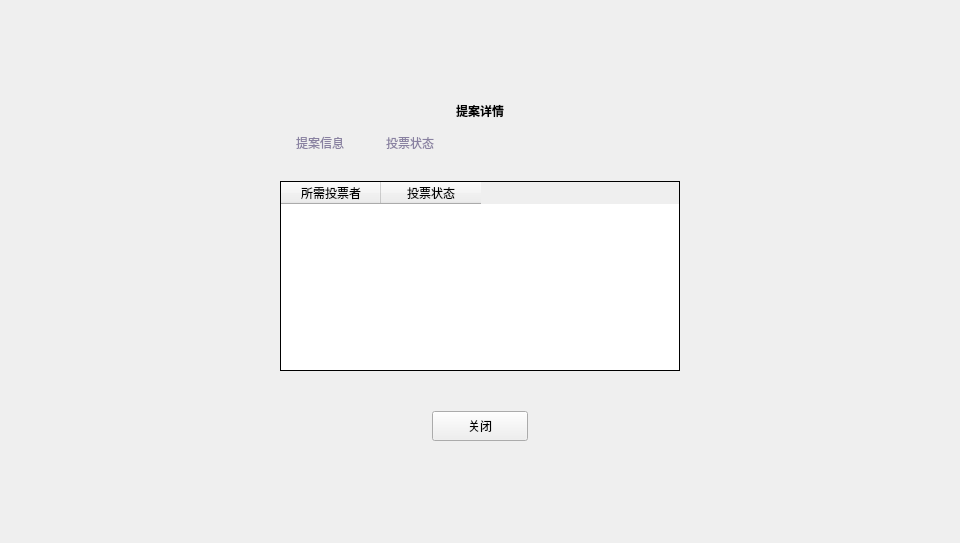
<?xml version="1.0" encoding="UTF-8"?>
<ui version="4.0">
 <class>ProposalDetailDialog</class>
 <widget class="QDialog" name="ProposalDetailDialog">
  <property name="geometry">
   <rect>
    <x>0</x>
    <y>0</y>
    <width>960</width>
    <height>543</height>
   </rect>
  </property>
  <property name="windowTitle">
   <string>Dialog</string>
  </property>
  <widget class="QWidget" name="widget" native="true">
   <property name="geometry">
    <rect>
     <x>0</x>
     <y>0</y>
     <width>960</width>
     <height>543</height>
    </rect>
   </property>
   <property name="font">
    <font>
     <family>Microsoft YaHei UI Light</family>
     <weight>75</weight>
     <bold>true</bold>
    </font>
   </property>
   <widget class="QWidget" name="containerWidget" native="true">
    <property name="geometry">
     <rect>
      <x>250</x>
      <y>81</y>
      <width>460</width>
      <height>380</height>
     </rect>
    </property>
    <property name="font">
     <font>
      <family>微软雅黑</family>
      <weight>50</weight>
      <bold>false</bold>
     </font>
    </property>
    <property name="styleSheet">
     <string notr="true"/>
    </property>
    <widget class="QToolButton" name="closeBtn">
     <property name="geometry">
      <rect>
       <x>182</x>
       <y>330</y>
       <width>96</width>
       <height>30</height>
      </rect>
     </property>
     <property name="font">
      <font>
       <family>Microsoft YaHei UI Light</family>
       <weight>50</weight>
       <bold>false</bold>
      </font>
     </property>
     <property name="cursor">
      <cursorShape>PointingHandCursor</cursorShape>
     </property>
     <property name="styleSheet">
      <string notr="true"/>
     </property>
     <property name="text">
      <string>关闭</string>
     </property>
    </widget>
    <widget class="QLabel" name="label">
     <property name="geometry">
      <rect>
       <x>130</x>
       <y>20</y>
       <width>200</width>
       <height>20</height>
      </rect>
     </property>
     <property name="font">
      <font>
       <weight>75</weight>
       <bold>true</bold>
      </font>
     </property>
     <property name="text">
      <string>提案详情</string>
     </property>
     <property name="alignment">
      <set>Qt::AlignCenter</set>
     </property>
    </widget>
    <widget class="QToolButton" name="infoBtn">
     <property name="geometry">
      <rect>
       <x>30</x>
       <y>50</y>
       <width>80</width>
       <height>24</height>
      </rect>
     </property>
     <property name="cursor">
      <cursorShape>PointingHandCursor</cursorShape>
     </property>
     <property name="styleSheet">
      <string notr="true">QToolButton{font:10px &quot;微软雅黑&quot;;background:transparent;border:none;color: rgb(137,129,161);} 
QToolButton::checked{color:rgb(84,61,137);border-bottom:2px solid rgb(84,61,137);}</string>
     </property>
     <property name="text">
      <string>提案信息</string>
     </property>
    </widget>
    <widget class="QToolButton" name="voteStateBtn">
     <property name="geometry">
      <rect>
       <x>120</x>
       <y>50</y>
       <width>80</width>
       <height>24</height>
      </rect>
     </property>
     <property name="cursor">
      <cursorShape>PointingHandCursor</cursorShape>
     </property>
     <property name="styleSheet">
      <string notr="true">QToolButton{font:10px &quot;微软雅黑&quot;;background:transparent;border:none;color: rgb(137,129,161);} 
QToolButton::checked{color:rgb(84,61,137);border-bottom:2px solid rgb(84,61,137);}</string>
     </property>
     <property name="text">
      <string>投票状态</string>
     </property>
    </widget>
    <widget class="QStackedWidget" name="stackedWidget">
     <property name="geometry">
      <rect>
       <x>0</x>
       <y>90</y>
       <width>460</width>
       <height>220</height>
      </rect>
     </property>
     <property name="styleSheet">
      <string notr="true"/>
     </property>
     <property name="currentIndex">
      <number>1</number>
     </property>
     <widget class="QWidget" name="page">
      <property name="styleSheet">
       <string notr="true">QLabel{font:  12px &quot;微软雅黑&quot;;color: rgb(51, 51, 51);}

</string>
      </property>
      <widget class="QLabel" name="label_2">
       <property name="geometry">
        <rect>
         <x>30</x>
         <y>10</y>
         <width>80</width>
         <height>20</height>
        </rect>
       </property>
       <property name="text">
        <string>提案ID</string>
       </property>
      </widget>
      <widget class="QLabel" name="proposalIdLabel">
       <property name="geometry">
        <rect>
         <x>110</x>
         <y>10</y>
         <width>120</width>
         <height>20</height>
        </rect>
       </property>
       <property name="text">
        <string/>
       </property>
       <property name="textInteractionFlags">
        <set>Qt::LinksAccessibleByMouse|Qt::TextSelectableByMouse</set>
       </property>
      </widget>
      <widget class="QLabel" name="label_6">
       <property name="geometry">
        <rect>
         <x>30</x>
         <y>40</y>
         <width>80</width>
         <height>20</height>
        </rect>
       </property>
       <property name="text">
        <string>发起人ID</string>
       </property>
      </widget>
      <widget class="QLabel" name="expirationTimeLabel">
       <property name="geometry">
        <rect>
         <x>320</x>
         <y>10</y>
         <width>140</width>
         <height>20</height>
        </rect>
       </property>
       <property name="text">
        <string/>
       </property>
       <property name="textInteractionFlags">
        <set>Qt::LinksAccessibleByMouse|Qt::TextSelectableByMouse</set>
       </property>
      </widget>
      <widget class="QLabel" name="label_8">
       <property name="geometry">
        <rect>
         <x>240</x>
         <y>10</y>
         <width>80</width>
         <height>20</height>
        </rect>
       </property>
       <property name="text">
        <string>失效时间</string>
       </property>
      </widget>
      <widget class="QLabel" name="proposerIdLabel">
       <property name="geometry">
        <rect>
         <x>110</x>
         <y>40</y>
         <width>120</width>
         <height>20</height>
        </rect>
       </property>
       <property name="text">
        <string/>
       </property>
       <property name="textInteractionFlags">
        <set>Qt::LinksAccessibleByMouse|Qt::TextSelectableByMouse</set>
       </property>
      </widget>
      <widget class="QLabel" name="label_9">
       <property name="geometry">
        <rect>
         <x>240</x>
         <y>40</y>
         <width>80</width>
         <height>20</height>
        </rect>
       </property>
       <property name="text">
        <string>提案类型</string>
       </property>
      </widget>
      <widget class="QLabel" name="typeLabel">
       <property name="geometry">
        <rect>
         <x>320</x>
         <y>30</y>
         <width>140</width>
         <height>40</height>
        </rect>
       </property>
       <property name="styleSheet">
        <string notr="true"/>
       </property>
       <property name="text">
        <string/>
       </property>
       <property name="wordWrap">
        <bool>true</bool>
       </property>
       <property name="textInteractionFlags">
        <set>Qt::LinksAccessibleByMouse|Qt::TextSelectableByMouse</set>
       </property>
      </widget>
      <widget class="QStackedWidget" name="typeStackedWidget">
       <property name="geometry">
        <rect>
         <x>0</x>
         <y>70</y>
         <width>460</width>
         <height>150</height>
        </rect>
       </property>
       <property name="currentIndex">
        <number>10</number>
       </property>
       <widget class="QWidget" name="hotColdTransferPage">
        <widget class="QLabel" name="label_3">
         <property name="geometry">
          <rect>
           <x>30</x>
           <y>20</y>
           <width>80</width>
           <height>20</height>
          </rect>
         </property>
         <property name="text">
          <string>资产类型</string>
         </property>
        </widget>
        <widget class="QLabel" name="label_4">
         <property name="geometry">
          <rect>
           <x>30</x>
           <y>50</y>
           <width>80</width>
           <height>20</height>
          </rect>
         </property>
         <property name="text">
          <string>发送方</string>
         </property>
        </widget>
        <widget class="QLabel" name="label_5">
         <property name="geometry">
          <rect>
           <x>30</x>
           <y>80</y>
           <width>80</width>
           <height>20</height>
          </rect>
         </property>
         <property name="text">
          <string>接收方</string>
         </property>
        </widget>
        <widget class="QLabel" name="assetLabel_hotCold">
         <property name="geometry">
          <rect>
           <x>110</x>
           <y>20</y>
           <width>120</width>
           <height>20</height>
          </rect>
         </property>
         <property name="text">
          <string/>
         </property>
         <property name="textInteractionFlags">
          <set>Qt::LinksAccessibleByMouse|Qt::TextSelectableByMouse</set>
         </property>
        </widget>
        <widget class="QLabel" name="sendLabel_hotCold">
         <property name="geometry">
          <rect>
           <x>110</x>
           <y>50</y>
           <width>300</width>
           <height>20</height>
          </rect>
         </property>
         <property name="text">
          <string/>
         </property>
         <property name="textInteractionFlags">
          <set>Qt::LinksAccessibleByMouse|Qt::TextSelectableByMouse</set>
         </property>
        </widget>
        <widget class="QLabel" name="receiveLabel_hotCold">
         <property name="geometry">
          <rect>
           <x>110</x>
           <y>80</y>
           <width>300</width>
           <height>20</height>
          </rect>
         </property>
         <property name="text">
          <string/>
         </property>
         <property name="textInteractionFlags">
          <set>Qt::LinksAccessibleByMouse|Qt::TextSelectableByMouse</set>
         </property>
        </widget>
        <widget class="QLabel" name="amountLabel_hotCold">
         <property name="geometry">
          <rect>
           <x>320</x>
           <y>20</y>
           <width>120</width>
           <height>20</height>
          </rect>
         </property>
         <property name="text">
          <string/>
         </property>
         <property name="textInteractionFlags">
          <set>Qt::LinksAccessibleByMouse|Qt::TextSelectableByMouse</set>
         </property>
        </widget>
        <widget class="QLabel" name="label_10">
         <property name="geometry">
          <rect>
           <x>240</x>
           <y>20</y>
           <width>80</width>
           <height>20</height>
          </rect>
         </property>
         <property name="text">
          <string>发送数量</string>
         </property>
        </widget>
        <widget class="QLabel" name="label_7">
         <property name="geometry">
          <rect>
           <x>30</x>
           <y>110</y>
           <width>80</width>
           <height>20</height>
          </rect>
         </property>
         <property name="text">
          <string>备注</string>
         </property>
        </widget>
        <widget class="QLabel" name="memoLabel_hotCold">
         <property name="geometry">
          <rect>
           <x>110</x>
           <y>110</y>
           <width>300</width>
           <height>20</height>
          </rect>
         </property>
         <property name="text">
          <string/>
         </property>
         <property name="textInteractionFlags">
          <set>Qt::LinksAccessibleByMouse|Qt::TextSelectableByMouse</set>
         </property>
        </widget>
       </widget>
       <widget class="QWidget" name="updateMultisigPage">
        <widget class="QLabel" name="label_11">
         <property name="geometry">
          <rect>
           <x>30</x>
           <y>20</y>
           <width>80</width>
           <height>20</height>
          </rect>
         </property>
         <property name="text">
          <string>资产类型</string>
         </property>
        </widget>
        <widget class="QLabel" name="assetLabel_updateMS">
         <property name="geometry">
          <rect>
           <x>120</x>
           <y>20</y>
           <width>120</width>
           <height>20</height>
          </rect>
         </property>
         <property name="text">
          <string/>
         </property>
         <property name="textInteractionFlags">
          <set>Qt::LinksAccessibleByMouse|Qt::TextSelectableByMouse</set>
         </property>
        </widget>
        <widget class="QLabel" name="coldAddressLabel_updateMS">
         <property name="geometry">
          <rect>
           <x>120</x>
           <y>50</y>
           <width>300</width>
           <height>20</height>
          </rect>
         </property>
         <property name="text">
          <string/>
         </property>
         <property name="textInteractionFlags">
          <set>Qt::LinksAccessibleByMouse|Qt::TextSelectableByMouse</set>
         </property>
        </widget>
        <widget class="QLabel" name="label_12">
         <property name="geometry">
          <rect>
           <x>30</x>
           <y>50</y>
           <width>80</width>
           <height>20</height>
          </rect>
         </property>
         <property name="text">
          <string>冷钱包地址</string>
         </property>
        </widget>
        <widget class="QLabel" name="label_13">
         <property name="geometry">
          <rect>
           <x>30</x>
           <y>80</y>
           <width>80</width>
           <height>20</height>
          </rect>
         </property>
         <property name="text">
          <string>热钱包地址</string>
         </property>
        </widget>
        <widget class="QLabel" name="hotAddressLabel_updateMS">
         <property name="geometry">
          <rect>
           <x>120</x>
           <y>80</y>
           <width>300</width>
           <height>20</height>
          </rect>
         </property>
         <property name="text">
          <string/>
         </property>
         <property name="textInteractionFlags">
          <set>Qt::LinksAccessibleByMouse|Qt::TextSelectableByMouse</set>
         </property>
        </widget>
       </widget>
       <widget class="QWidget" name="setPublisherPage">
        <widget class="QLabel" name="label_14">
         <property name="geometry">
          <rect>
           <x>30</x>
           <y>50</y>
           <width>80</width>
           <height>20</height>
          </rect>
         </property>
         <property name="text">
          <string>喂价者</string>
         </property>
        </widget>
        <widget class="QLabel" name="assetLabel_publisher">
         <property name="geometry">
          <rect>
           <x>120</x>
           <y>20</y>
           <width>120</width>
           <height>20</height>
          </rect>
         </property>
         <property name="text">
          <string/>
         </property>
         <property name="textInteractionFlags">
          <set>Qt::LinksAccessibleByMouse|Qt::TextSelectableByMouse</set>
         </property>
        </widget>
        <widget class="QLabel" name="publisherLabel_publisher">
         <property name="geometry">
          <rect>
           <x>120</x>
           <y>50</y>
           <width>300</width>
           <height>20</height>
          </rect>
         </property>
         <property name="text">
          <string/>
         </property>
         <property name="textInteractionFlags">
          <set>Qt::LinksAccessibleByMouse|Qt::TextSelectableByMouse</set>
         </property>
        </widget>
        <widget class="QLabel" name="label_15">
         <property name="geometry">
          <rect>
           <x>30</x>
           <y>20</y>
           <width>80</width>
           <height>20</height>
          </rect>
         </property>
         <property name="text">
          <string>资产类型</string>
         </property>
        </widget>
       </widget>
       <widget class="QWidget" name="cancelColdHotPage">
        <widget class="QLabel" name="coldHotTrxIdLabel">
         <property name="geometry">
          <rect>
           <x>30</x>
           <y>40</y>
           <width>300</width>
           <height>20</height>
          </rect>
         </property>
         <property name="text">
          <string/>
         </property>
         <property name="textInteractionFlags">
          <set>Qt::LinksAccessibleByMouse|Qt::TextSelectableByMouse</set>
         </property>
        </widget>
        <widget class="QLabel" name="label_16">
         <property name="geometry">
          <rect>
           <x>30</x>
           <y>20</y>
           <width>200</width>
           <height>20</height>
          </rect>
         </property>
         <property name="text">
          <string>冷热钱包转账交易ID</string>
         </property>
        </widget>
       </widget>
       <widget class="QWidget" name="cancelWithdrawPage">
        <widget class="QLabel" name="withdrawTrxIdLabel">
         <property name="geometry">
          <rect>
           <x>30</x>
           <y>40</y>
           <width>300</width>
           <height>20</height>
          </rect>
         </property>
         <property name="text">
          <string/>
         </property>
         <property name="textInteractionFlags">
          <set>Qt::LinksAccessibleByMouse|Qt::TextSelectableByMouse</set>
         </property>
        </widget>
        <widget class="QLabel" name="label_17">
         <property name="geometry">
          <rect>
           <x>30</x>
           <y>20</y>
           <width>200</width>
           <height>20</height>
          </rect>
         </property>
         <property name="text">
          <string>提现交易ID</string>
         </property>
        </widget>
       </widget>
       <widget class="QWidget" name="createGuardPage">
        <widget class="QLabel" name="newGuardLabel">
         <property name="geometry">
          <rect>
           <x>30</x>
           <y>40</y>
           <width>200</width>
           <height>20</height>
          </rect>
         </property>
         <property name="text">
          <string/>
         </property>
         <property name="textInteractionFlags">
          <set>Qt::LinksAccessibleByMouse|Qt::TextSelectableByMouse</set>
         </property>
        </widget>
        <widget class="QLabel" name="label_19">
         <property name="geometry">
          <rect>
           <x>30</x>
           <y>20</y>
           <width>300</width>
           <height>20</height>
          </rect>
         </property>
         <property name="text">
          <string>新senator的账户ID</string>
         </property>
        </widget>
       </widget>
       <widget class="QWidget" name="resignGuardPage">
        <widget class="QLabel" name="resignGuardLabel">
         <property name="geometry">
          <rect>
           <x>30</x>
           <y>40</y>
           <width>200</width>
           <height>20</height>
          </rect>
         </property>
         <property name="text">
          <string/>
         </property>
         <property name="textInteractionFlags">
          <set>Qt::LinksAccessibleByMouse|Qt::TextSelectableByMouse</set>
         </property>
        </widget>
        <widget class="QLabel" name="label_20">
         <property name="geometry">
          <rect>
           <x>30</x>
           <y>20</y>
           <width>300</width>
           <height>20</height>
          </rect>
         </property>
         <property name="text">
          <string>辞职senator的账户ID</string>
         </property>
        </widget>
       </widget>
       <widget class="QWidget" name="contractTransferFeePage">
        <widget class="QLabel" name="contractTransferFeeLabel">
         <property name="geometry">
          <rect>
           <x>30</x>
           <y>50</y>
           <width>150</width>
           <height>20</height>
          </rect>
         </property>
         <property name="text">
          <string/>
         </property>
         <property name="textInteractionFlags">
          <set>Qt::LinksAccessibleByMouse|Qt::TextSelectableByMouse</set>
         </property>
        </widget>
        <widget class="QLabel" name="label_18">
         <property name="geometry">
          <rect>
           <x>30</x>
           <y>20</y>
           <width>150</width>
           <height>20</height>
          </rect>
         </property>
         <property name="text">
          <string>合约转账费用</string>
         </property>
        </widget>
       </widget>
       <widget class="QWidget" name="setSenatorFormalPage">
        <widget class="QLabel" name="label_21">
         <property name="geometry">
          <rect>
           <x>30</x>
           <y>20</y>
           <width>80</width>
           <height>20</height>
          </rect>
         </property>
         <property name="text">
          <string>Senator地址</string>
         </property>
        </widget>
        <widget class="QLabel" name="isFormalLabel">
         <property name="geometry">
          <rect>
           <x>120</x>
           <y>50</y>
           <width>300</width>
           <height>20</height>
          </rect>
         </property>
         <property name="text">
          <string/>
         </property>
         <property name="textInteractionFlags">
          <set>Qt::LinksAccessibleByMouse|Qt::TextSelectableByMouse</set>
         </property>
        </widget>
        <widget class="QLabel" name="label_22">
         <property name="geometry">
          <rect>
           <x>30</x>
           <y>50</y>
           <width>80</width>
           <height>20</height>
          </rect>
         </property>
         <property name="text">
          <string>是否正式</string>
         </property>
        </widget>
        <widget class="QLabel" name="senatorAddressLabel">
         <property name="geometry">
          <rect>
           <x>120</x>
           <y>20</y>
           <width>300</width>
           <height>20</height>
          </rect>
         </property>
         <property name="text">
          <string/>
         </property>
         <property name="textInteractionFlags">
          <set>Qt::LinksAccessibleByMouse|Qt::TextSelectableByMouse</set>
         </property>
        </widget>
       </widget>
       <widget class="QWidget" name="crosschainFeePage">
        <widget class="QLabel" name="label_23">
         <property name="geometry">
          <rect>
           <x>30</x>
           <y>50</y>
           <width>80</width>
           <height>20</height>
          </rect>
         </property>
         <property name="text">
          <string>跨链费用</string>
         </property>
        </widget>
        <widget class="QLabel" name="crosschainFeeLabel">
         <property name="geometry">
          <rect>
           <x>120</x>
           <y>50</y>
           <width>300</width>
           <height>20</height>
          </rect>
         </property>
         <property name="text">
          <string/>
         </property>
         <property name="textInteractionFlags">
          <set>Qt::LinksAccessibleByMouse|Qt::TextSelectableByMouse</set>
         </property>
        </widget>
        <widget class="QLabel" name="label_24">
         <property name="geometry">
          <rect>
           <x>30</x>
           <y>20</y>
           <width>80</width>
           <height>20</height>
          </rect>
         </property>
         <property name="text">
          <string>币种</string>
         </property>
        </widget>
        <widget class="QLabel" name="coinTypeLabel">
         <property name="geometry">
          <rect>
           <x>120</x>
           <y>20</y>
           <width>300</width>
           <height>20</height>
          </rect>
         </property>
         <property name="text">
          <string/>
         </property>
         <property name="textInteractionFlags">
          <set>Qt::LinksAccessibleByMouse|Qt::TextSelectableByMouse</set>
         </property>
        </widget>
       </widget>
       <widget class="QWidget" name="senatorLockBalancePage">
        <widget class="QTableWidget" name="senatorLockBalanceTableWidget">
         <property name="geometry">
          <rect>
           <x>30</x>
           <y>20</y>
           <width>400</width>
           <height>130</height>
          </rect>
         </property>
         <property name="cursor" stdset="0">
          <cursorShape>PointingHandCursor</cursorShape>
         </property>
         <property name="layoutDirection">
          <enum>Qt::LeftToRight</enum>
         </property>
         <property name="styleSheet">
          <string notr="true"/>
         </property>
         <property name="frameShape">
          <enum>QFrame::Box</enum>
         </property>
         <property name="frameShadow">
          <enum>QFrame::Plain</enum>
         </property>
         <property name="verticalScrollBarPolicy">
          <enum>Qt::ScrollBarAsNeeded</enum>
         </property>
         <property name="horizontalScrollBarPolicy">
          <enum>Qt::ScrollBarAlwaysOff</enum>
         </property>
         <property name="autoScroll">
          <bool>true</bool>
         </property>
         <property name="editTriggers">
          <set>QAbstractItemView::NoEditTriggers</set>
         </property>
         <property name="selectionMode">
          <enum>QAbstractItemView::NoSelection</enum>
         </property>
         <property name="iconSize">
          <size>
           <width>19</width>
           <height>12</height>
          </size>
         </property>
         <property name="showGrid">
          <bool>true</bool>
         </property>
         <property name="gridStyle">
          <enum>Qt::SolidLine</enum>
         </property>
         <attribute name="horizontalHeaderVisible">
          <bool>false</bool>
         </attribute>
         <attribute name="horizontalHeaderCascadingSectionResizes">
          <bool>false</bool>
         </attribute>
         <attribute name="horizontalHeaderHighlightSections">
          <bool>false</bool>
         </attribute>
         <attribute name="verticalHeaderVisible">
          <bool>false</bool>
         </attribute>
         <attribute name="verticalHeaderHighlightSections">
          <bool>false</bool>
         </attribute>
         <column>
          <property name="text">
           <string>保证金币种</string>
          </property>
          <property name="font">
           <font>
            <family>微软雅黑</family>
           </font>
          </property>
          <property name="textAlignment">
           <set>AlignCenter</set>
          </property>
         </column>
         <column>
          <property name="text">
           <string>保证金金额</string>
          </property>
          <property name="font">
           <font>
            <family>微软雅黑</family>
           </font>
          </property>
          <property name="textAlignment">
           <set>AlignCenter</set>
          </property>
         </column>
        </widget>
       </widget>
       <widget class="QWidget" name="unknownPage">
        <widget class="QLabel" name="unknownLabel">
         <property name="geometry">
          <rect>
           <x>100</x>
           <y>40</y>
           <width>260</width>
           <height>41</height>
          </rect>
         </property>
         <property name="styleSheet">
          <string notr="true">QLabel{font:11px &quot;微软雅黑&quot;;color:rgb(137,129,161);}</string>
         </property>
         <property name="text">
          <string>未知的提案类型</string>
         </property>
         <property name="alignment">
          <set>Qt::AlignCenter</set>
         </property>
         <property name="wordWrap">
          <bool>true</bool>
         </property>
        </widget>
       </widget>
      </widget>
     </widget>
     <widget class="QWidget" name="page_2">
      <widget class="QTableWidget" name="voteStateTableWidget">
       <property name="geometry">
        <rect>
         <x>30</x>
         <y>10</y>
         <width>400</width>
         <height>190</height>
        </rect>
       </property>
       <property name="cursor" stdset="0">
        <cursorShape>PointingHandCursor</cursorShape>
       </property>
       <property name="layoutDirection">
        <enum>Qt::LeftToRight</enum>
       </property>
       <property name="styleSheet">
        <string notr="true"/>
       </property>
       <property name="frameShape">
        <enum>QFrame::Box</enum>
       </property>
       <property name="frameShadow">
        <enum>QFrame::Plain</enum>
       </property>
       <property name="verticalScrollBarPolicy">
        <enum>Qt::ScrollBarAsNeeded</enum>
       </property>
       <property name="horizontalScrollBarPolicy">
        <enum>Qt::ScrollBarAlwaysOff</enum>
       </property>
       <property name="autoScroll">
        <bool>true</bool>
       </property>
       <property name="editTriggers">
        <set>QAbstractItemView::NoEditTriggers</set>
       </property>
       <property name="selectionMode">
        <enum>QAbstractItemView::NoSelection</enum>
       </property>
       <property name="iconSize">
        <size>
         <width>19</width>
         <height>12</height>
        </size>
       </property>
       <property name="showGrid">
        <bool>true</bool>
       </property>
       <property name="gridStyle">
        <enum>Qt::SolidLine</enum>
       </property>
       <attribute name="horizontalHeaderVisible">
        <bool>true</bool>
       </attribute>
       <attribute name="horizontalHeaderCascadingSectionResizes">
        <bool>false</bool>
       </attribute>
       <attribute name="horizontalHeaderHighlightSections">
        <bool>false</bool>
       </attribute>
       <attribute name="verticalHeaderVisible">
        <bool>false</bool>
       </attribute>
       <attribute name="verticalHeaderHighlightSections">
        <bool>false</bool>
       </attribute>
       <column>
        <property name="text">
         <string>所需投票者</string>
        </property>
        <property name="font">
         <font>
          <family>微软雅黑</family>
         </font>
        </property>
        <property name="textAlignment">
         <set>AlignCenter</set>
        </property>
       </column>
       <column>
        <property name="text">
         <string>投票状态</string>
        </property>
        <property name="font">
         <font>
          <family>微软雅黑</family>
         </font>
        </property>
        <property name="textAlignment">
         <set>AlignCenter</set>
        </property>
       </column>
      </widget>
     </widget>
    </widget>
   </widget>
  </widget>
 </widget>
 <resources/>
 <connections/>
</ui>
